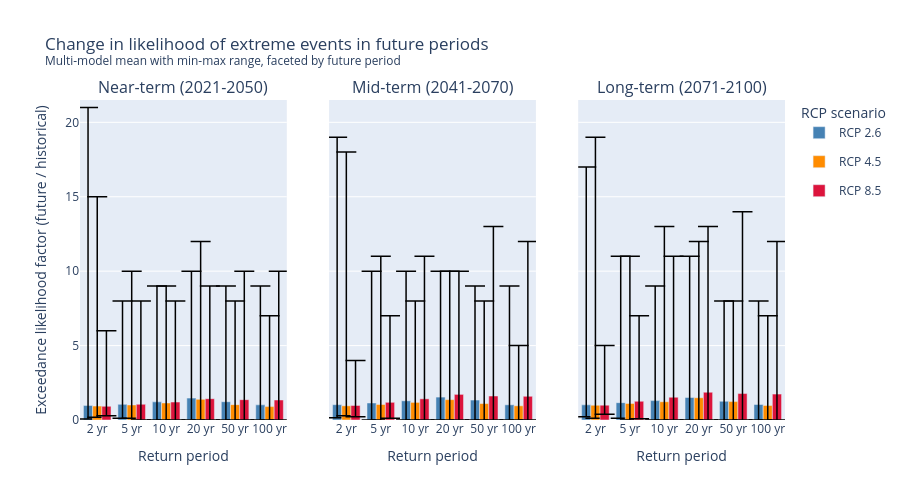

Notebook code cell kept with this figure:
### Code cell
# plot barplot of the multi-model mean factor for each return period and future period, with error bars showing the min-max range across the models, faceted by future period
summary_future = future_rp_df.groupby(['rcp', 'period', 'return_period'])['factor'].agg(['mean', 'min', 'max']).reset_index()
summary_future = summary_future.rename(columns={'mean': 'avg_factor', 'min': 'min_factor', 'max': 'max_factor'})
print("\nSummary of exceedance likelihood factors across models for each return period and future period:")
print(summary_future)

future_period_names = list(future_periods.keys())
ymax = summary_future['max_factor'].max() + 0.5

fig = make_subplots(
    rows=1, cols=3,
    subplot_titles=future_period_names,
    shared_yaxes=True,
    horizontal_spacing=0.06,
)

for col_idx, period_name in enumerate(future_period_names, start=1):
    period_data = summary_future[summary_future['period'] == period_name]
    for rcp in rcps:
        rcp_data = period_data[period_data['rcp'] == rcp]
        fig.add_trace(go.Bar(
            x=rcp_data['return_period'].astype(str) + ' yr',
            y=rcp_data['avg_factor'],
            name=rcp_labels.get(rcp, rcp),
            marker_color=rcp_colors.get(rcp, 'grey'),
            legendgroup=rcp,
            showlegend=(col_idx == 1),
            error_y=dict(
                type='data',
                symmetric=False,
                array=rcp_data['max_factor'] - rcp_data['avg_factor'],
                arrayminus=rcp_data['avg_factor'] - rcp_data['min_factor'],
                thickness=1.5,
                width=10,
                color='black',
            ),
        ), row=1, col=col_idx)

fig.update_yaxes(
    title_text='Exceedance likelihood factor (future / historical)',
    range=[0, ymax],
    row=1, col=1,
)
fig.update_xaxes(title_text='Return period')
fig.update_layout(
    title='Change in likelihood of extreme events in future periods <br><sup>Multi-model mean with min-max range, faceted by future period</sup>',
    legend_title='RCP scenario',
    barmode='group',
    autosize=True,
    height=500,
)
fig.show(config={'displayModeBar': True, 'responsive': True})

### Figure 1 — Plotly figure (JSON) as saved in the notebook; plotly's stock layout.template omitted (floating-point values rounded to 4 significant figures)
{"data": [{"error_y": {"array": [20.02, 6.95, 7.782, 8.529, 7.773, 7.982], "arrayminus": [0.9218, 0.9392, 1.218, 1.471, 1.227, 1.018], "color": "black", "symmetric": false, "thickness": 1.5, "type": "data", "width": 10}, "legendgroup": "rcp_2_6", "marker": {"color": "steelblue"}, "name": "RCP 2.6", "showlegend": true, "type": "bar", "x": ["2 yr", "5 yr", "10 yr", "20 yr", "50 yr", "100 yr"], "xaxis": "x", "y": [0.9806, 1.05, 1.218, 1.471, 1.227, 1.018], "yaxis": "y"}, {"error_y": {"array": [14.07, 8.989, 7.856, 10.61, 6.968, 6.101], "arrayminus": [0.7574, 0.8996, 1.144, 1.388, 1.032, 0.8987], "color": "black", "symmetric": false, "thickness": 1.5, "type": "data", "width": 10}, "legendgroup": "rcp_4_5", "marker": {"color": "darkorange"}, "name": "RCP 4.5", "showlegend": true, "type": "bar", "x": ["2 yr", "5 yr", "10 yr", "20 yr", "50 yr", "100 yr"], "xaxis": "x", "y": [0.9338, 1.011, 1.144, 1.388, 1.032, 0.8987], "yaxis": "y"}, {"error_y": {"array": [5.08, 6.944, 6.794, 7.568, 8.633, 8.656], "arrayminus": [0.6422, 1.056, 1.206, 1.432, 1.367, 1.344], "color": "black", "symmetric": false, "thickness": 1.5, "type": "data", "width": 10}, "legendgroup": "rcp_8_5", "marker": {"color": "crimson"}, "name": "RCP 8.5", "showlegend": true, "type": "bar", "x": ["2 yr", "5 yr", "10 yr", "20 yr", "50 yr", "100 yr"], "xaxis": "x", "y": [0.9199, 1.056, 1.206, 1.432, 1.367, 1.344], "yaxis": "y"}, {"error_y": {"array": [17.97, 8.856, 8.711, 8.461, 7.659, 7.979], "arrayminus": [0.8869, 1.144, 1.289, 1.539, 1.341, 1.021], "color": "black", "symmetric": false, "thickness": 1.5, "type": "data", "width": 10}, "legendgroup": "rcp_2_6", "marker": {"color": "steelblue"}, "name": "RCP 2.6", "showlegend": false, "type": "bar", "x": ["2 yr", "5 yr", "10 yr", "20 yr", "50 yr", "100 yr"], "xaxis": "x2", "y": [1.03, 1.144, 1.289, 1.539, 1.341, 1.021], "yaxis": "y2"}, {"error_y": {"array": [17.05, 9.958, 6.817, 8.632, 6.895, 4.046], "arrayminus": [0.6667, 1.042, 1.183, 1.368, 1.105, 0.9536], "color": "black", "symmetric": false, "thickness": 1.5, "type": "data", "width": 10}, "legendgroup": "rcp_4_5", "marker": {"color": "darkorange"}, "name": "RCP 4.5", "showlegend": false, "type": "bar", "x": ["2 yr", "5 yr", "10 yr", "20 yr", "50 yr", "100 yr"], "xaxis": "x2", "y": [0.9525, 1.042, 1.183, 1.368, 1.105, 0.9536], "yaxis": "y2"}, {"error_y": {"array": [3.025, 5.811, 9.578, 8.278, 11.39, 10.41], "arrayminus": [0.753, 1.078, 1.422, 1.722, 1.613, 1.594], "color": "black", "symmetric": false, "thickness": 1.5, "type": "data", "width": 10}, "legendgroup": "rcp_8_5", "marker": {"color": "crimson"}, "name": "RCP 8.5", "showlegend": false, "type": "bar", "x": ["2 yr", "5 yr", "10 yr", "20 yr", "50 yr", "100 yr"], "xaxis": "x2", "y": [0.9752, 1.189, 1.422, 1.722, 1.613, 1.594], "yaxis": "y2"}, {"error_y": {"array": [15.98, 9.835, 7.698, 9.486, 6.743, 6.958], "arrayminus": [0.8041, 1.04, 1.302, 1.514, 1.257, 1.042], "color": "black", "symmetric": false, "thickness": 1.5, "type": "data", "width": 10}, "legendgroup": "rcp_2_6", "marker": {"color": "steelblue"}, "name": "RCP 2.6", "showlegend": false, "type": "bar", "x": ["2 yr", "5 yr", "10 yr", "20 yr", "50 yr", "100 yr"], "xaxis": "x3", "y": [1.018, 1.165, 1.302, 1.514, 1.257, 1.042], "yaxis": "y3"}, {"error_y": {"array": [18.01, 9.888, 11.77, 10.51, 6.763, 6.022], "arrayminus": [0.8736, 1.112, 1.227, 1.495, 1.237, 0.9778], "color": "black", "symmetric": false, "thickness": 1.5, "type": "data", "width": 10}, "legendgroup": "rcp_4_5", "marker": {"color": "darkorange"}, "name": "RCP 4.5", "showlegend": false, "type": "bar", "x": ["2 yr", "5 yr", "10 yr", "20 yr", "50 yr", "100 yr"], "xaxis": "x3", "y": [0.9912, 1.112, 1.227, 1.495, 1.237, 0.9778], "yaxis": "y3"}, {"error_y": {"array": [4.002, 5.74, 9.471, 11.13, 12.22, 10.26], "arrayminus": [0.6096, 1.169, 1.529, 1.866, 1.776, 1.739], "color": "black", "symmetric": false, "thickness": 1.5, "type": "data", "width": 10}, "legendgroup": "rcp_8_5", "marker": {"color": "crimson"}, "name": "RCP 8.5", "showlegend": false, "type": "bar", "x": ["2 yr", "5 yr", "10 yr", "20 yr", "50 yr", "100 yr"], "xaxis": "x3", "y": [0.9985, 1.26, 1.529, 1.866, 1.776, 1.739], "yaxis": "y3"}], "layout": {"annotations": [{"font": {"size": 16}, "showarrow": false, "text": "Near-term (2021-2050)", "x": 0.1467, "xanchor": "center", "xref": "paper", "y": 1, "yanchor": "bottom", "yref": "paper"}, {"font": {"size": 16}, "showarrow": false, "text": "Mid-term (2041-2070)", "x": 0.5, "xanchor": "center", "xref": "paper", "y": 1, "yanchor": "bottom", "yref": "paper"}, {"font": {"size": 16}, "showarrow": false, "text": "Long-term (2071-2100)", "x": 0.8533, "xanchor": "center", "xref": "paper", "y": 1, "yanchor": "bottom", "yref": "paper"}], "autosize": true, "barmode": "group", "height": 500, "legend": {"title": {"text": "RCP scenario"}}, "title": {"text": "Change in likelihood of extreme events in future periods <br><sup>Multi-model mean with min-max range, faceted by future period</sup>"}, "xaxis": {"anchor": "y", "domain": [0, 0.2933], "title": {"text": "Return period"}}, "xaxis2": {"anchor": "y2", "domain": [0.3533, 0.6467], "title": {"text": "Return period"}}, "xaxis3": {"anchor": "y3", "domain": [0.7067, 1], "title": {"text": "Return period"}}, "yaxis": {"anchor": "x", "domain": [0, 1], "range": [0, 21.5], "title": {"text": "Exceedance likelihood factor (future / historical)"}}, "yaxis2": {"anchor": "x2", "domain": [0, 1], "matches": "y", "showticklabels": false}, "yaxis3": {"anchor": "x3", "domain": [0, 1], "matches": "y", "showticklabels": false}}}
